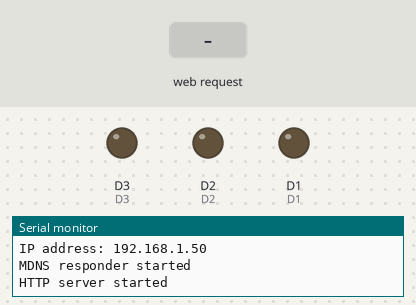
A sketch run on a simulated ESP8266 (NodeMCU). Shown: output pins drawn as LEDs (lit = HIGH), the last lines printed to the serial monitor. The inputs (shaded band) are chosen by the test bench. WiFi joins after 1.5 s; servers stay silent unless stated.

Above: at 2.7 s.
2.8 s: HTTP request GET /motor?speed1=1 received
At 3.1 s:
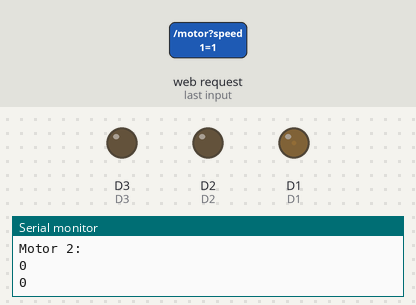
4.3 s: HTTP request GET /motor?speed1=120 received
At 5.5 s:
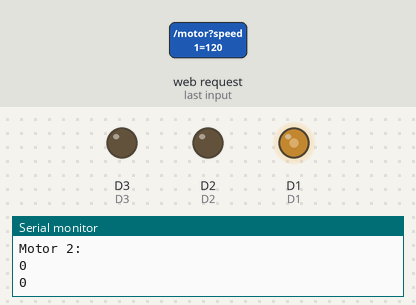
5.8 s: HTTP request GET /motor?speed1=1&speed2=1&dir1=1 received
At 6.6 s:
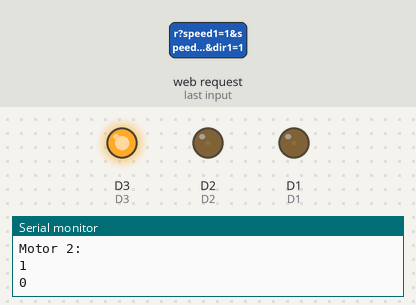
7.3 s: HTTP request GET /motor?speed1=120&speed2=120&dir1=120 received
At 7.8 s:
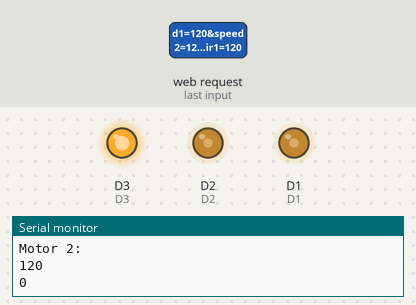
Timing chart, 0 to 9.8 s (numbered marks = the images above; inputs shaded):
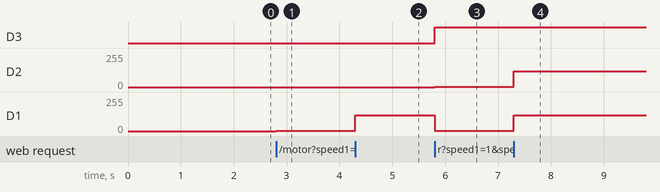

The sketch:

PWM_Basic.ino
```cpp
/* Create a server in the ESP that keep listening to 192.168.43.160
 * Port 80 by default
 *
 * To send commands to Node via Browser, just type:
 * 192.168.43.160/ligaled   and wait for the reply
 * 192.168.43.160/motor?speed=25     sends number 25
 *
 * To send commands to Nede via Terminal, just type:
 * curl 192.168.43.160/ligaled   and wait for the reply
 * curl 192.168.43.160/motor?speed=25     sends number 25
 *
 * To send more than one argument:
 * 192.168.43.160/motor?speed1=1023&speed2=1023&dir1=1&dir2=0
 */

#include <ESP8266WiFi.h>
#include <ESP8266mDNS.h>
#include <ESP8266WebServer.h>
#include <WiFiUdp.h>
#include <ArduinoOTA.h>

#ifndef STASSID
#define STASSID "your-ssid"
#define STAPSK  "your-password"
#endif

#define D0 16
#define D1 5
#define D2 4
#define D3 0
#define D4 2
#define D5 14
#define D6 12
#define D7 13
#define D8 15

const char* ssid = STASSID;
const char* password = STAPSK;

ESP8266WebServer server(80);

void handleRoot() {
  server.send(200, "text/plain", "hello from esp8266!");
}

void handleNotFound() {
  String message = "File Not Found\n\n";
  message += "URI: ";
  message += server.uri();
  message += "\nMethod: ";
  message += (server.method() == HTTP_GET) ? "GET" : "POST";
  message += "\nArguments: ";
  message += server.args();
  message += "\n";
  for (uint8_t i = 0; i < server.args(); i++) {
    message += " " + server.argName(i) + ": " + server.arg(i) + "\n";
  }
  server.send(404, "text/plain", message);
}

void motor() {
  if(server.hasArg("speed1")) {
    int speed1 = server.arg("speed1").toInt();
    int speed2 = server.arg("speed2").toInt();

    int dir1 = server.arg("dir1").toInt();
    int dir2 = server.arg("dir2").toInt();

    Serial.println("Motor 1:");
    Serial.println(speed1);
    Serial.println(dir1);

    Serial.println("Motor 2:");
    Serial.println(speed2);
    Serial.println(dir2);

    analogWrite(D1, speed1);
    analogWrite(D2, speed2);

    digitalWrite(D3, dir1);
    digitalWrite(D4, dir2);

    server.send(200, "text/html", "Ok!");
  }
}

void setup() {
  //LED
  pinMode(LED_BUILTIN, OUTPUT);

  // OTA SETUP
  Serial.begin(115200);
  Serial.println("Booting");
  WiFi.mode(WIFI_STA);
  WiFi.begin(ssid, password);
  while (WiFi.waitForConnectResult() != WL_CONNECTED) {
    Serial.println("Connection Failed! Rebooting...");
    delay(500);
    ESP.restart();
  }

  ArduinoOTA.onStart([]() {
    String type;
    if (ArduinoOTA.getCommand() == U_FLASH) {
      type = "sketch";
    } else {
      type = "filesystem";
    }

    Serial.println("Start updating " + type);
  });
  ArduinoOTA.onEnd([]() {
    Serial.println("\nEnd");
  });
  ArduinoOTA.onProgress([](unsigned int progress, unsigned int total) {
    Serial.printf("Progress: %u%%\r", (progress / (total / 100)));
  });
  ArduinoOTA.onError([](ota_error_t error) {
    Serial.printf("Error[%u]: ", error);
    if (error == OTA_AUTH_ERROR) {
      Serial.println("Auth Failed");
    } else if (error == OTA_BEGIN_ERROR) {
      Serial.println("Begin Failed");
    } else if (error == OTA_CONNECT_ERROR) {
      Serial.println("Connect Failed");
    } else if (error == OTA_RECEIVE_ERROR) {
      Serial.println("Receive Failed");
    } else if (error == OTA_END_ERROR) {
      Serial.println("End Failed");
    }
  });
  ArduinoOTA.begin();
  Serial.println("Ready");
  Serial.print("IP address: ");
  Serial.println(WiFi.localIP());

  // END OF OTA SETUP

  //HTTP SERVER?
  if (MDNS.begin("esp8266")) {
    Serial.println("MDNS responder started");
  }

  server.on("/", handleRoot);

  server.on("/inline", []() {
    server.send(200, "text/plain", "this works as well");
  });

  server.on("/motor", HTTP_GET, motor);

  server.on("/ligaled", []() {
    server.send(200, "text/plain", "ligou");
    digitalWrite(LED_BUILTIN, LOW);
  });

  server.on("/desligaled", []() {
    server.send(200, "text/plain", "apagou");
    digitalWrite(LED_BUILTIN, HIGH);
  });

  server.onNotFound(handleNotFound);

  server.begin();
  Serial.println("HTTP server started");
  //END OF HTTP SERVER

  //PWM
  pinMode(D1, OUTPUT);     // Initialize the Motor PWM pin as an output
  pinMode(D2, OUTPUT);

  pinMode(D3, OUTPUT);     // Initialize the Motor PWM pin as an output
  pinMode(D4, OUTPUT);

  analogWriteFreq(200);
}

void loop() {
  ArduinoOTA.handle();

  server.handleClient();
  MDNS.update();
}
```

Measured:
- after the input at 2.8 s, D1: 0/255 → 1/255 at once
- after the input at 4.3 s, D1: 1/255 → 120/255 at once
- after the input at 5.8 s, D3: LOW → HIGH at once; D2: 0/255 → 1/255 at once; D1: 120/255 → 1/255 at once
- after the input at 7.3 s, D2, D1: 1/255 → 120/255 at once
